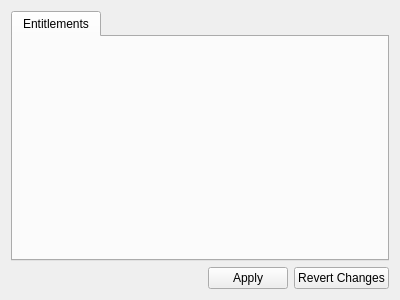
<?xml version="1.0" encoding="UTF-8"?>
<ui version="4.0">
 <class>ServiceItemWidget</class>
 <widget class="QWidget" name="ServiceItemWidget">
  <property name="geometry">
   <rect>
    <x>0</x>
    <y>0</y>
    <width>400</width>
    <height>300</height>
   </rect>
  </property>
  <property name="windowTitle">
   <string>Form</string>
  </property>
  <layout class="QVBoxLayout" name="verticalLayout">
   <item>
    <widget class="QTabWidget" name="m_tabs">
     <property name="currentIndex">
      <number>0</number>
     </property>
     <property name="documentMode">
      <bool>false</bool>
     </property>
     <widget class="Spire::AccountEntitlementWidget" name="m_entitlementsTab">
      <attribute name="title">
       <string>Entitlements</string>
      </attribute>
     </widget>
    </widget>
   </item>
   <item>
    <layout class="QHBoxLayout" name="m_buttonsLayout">
     <item>
      <spacer name="m_buttonSpacer">
       <property name="orientation">
        <enum>Qt::Horizontal</enum>
       </property>
       <property name="sizeHint" stdset="0">
        <size>
         <width>40</width>
         <height>20</height>
        </size>
       </property>
      </spacer>
     </item>
     <item>
      <widget class="QPushButton" name="m_applyButton">
       <property name="text">
        <string>Apply</string>
       </property>
      </widget>
     </item>
     <item>
      <widget class="QPushButton" name="m_revertButton">
       <property name="text">
        <string>Revert Changes</string>
       </property>
      </widget>
     </item>
    </layout>
   </item>
  </layout>
 </widget>
 <customwidgets>
  <customwidget>
   <class>Spire::AccountEntitlementWidget</class>
   <extends>QWidget</extends>
   <header>Spire/AccountViewer/AccountEntitlementWidget.hpp</header>
   <container>1</container>
  </customwidget>
 </customwidgets>
 <resources/>
 <connections/>
</ui>
